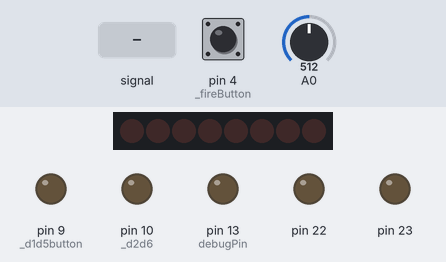
This sketch was run on a simulated Arduino Uno, built with avr-gcc and run on an emulated ATmega328P. Parts: 8 shift-register outputs drawn as a row of LEDs (first output left, lit = HIGH), output pins drawn as LEDs (lit = HIGH). Wiring (inferred from the names in the program): shift register (74HC595): data pin 8; shift clock pin 12. Wiring (inferred from the signals the program sends): row of LEDs: on Q0, Q1, Q2, Q3, Q4, Q5, Q6, Q7. The inputs (shaded band) are chosen by the test bench; at power-on: pin 4 (_fireButton) HIGH, A0 = 512. Sleep ends after the set time or at an interrupt; pins used as bus, display or sensor lines are not drawn.

Above: at 1.2 s.
1.3 s: A0 fed a 200 Hz sine of ±81 counts around its level
At 1.45 s:
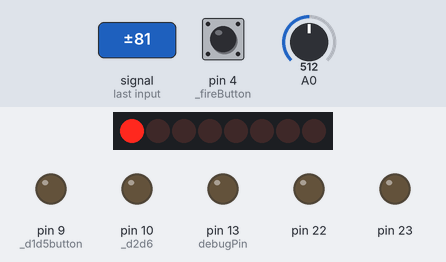
At 2.36 s:
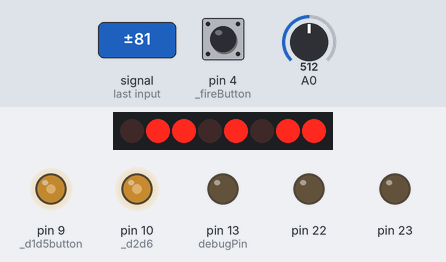
Timing chart, 0 to 2.3 s (numbered marks = the images above; inputs shaded):
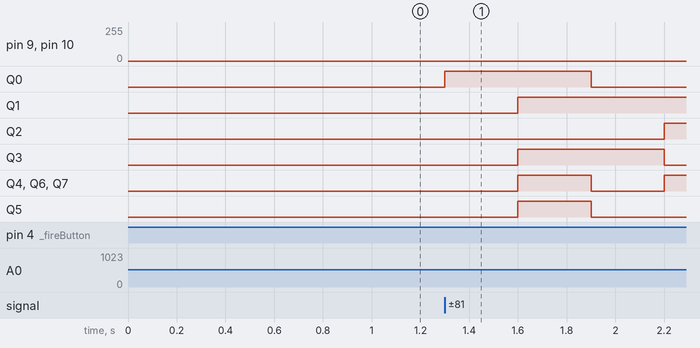

Measured:
- after the input at 1.3 s, Q0: LOW → HIGH at once, → LOW 0.60 s later; Q1: LOW → HIGH after 0.30 s; Q2: LOW → HIGH after 0.90 s; Q3: LOW → HIGH after 0.30 s, → LOW 0.60 s later; Q4, Q6, Q7: LOW → HIGH after 0.30 s, → LOW 0.30 s later, → HIGH 0.30 s later

The sketch:

SMSX-Paddle.ino
```cpp
/*****************************************************************************
 *   ___ __  __ _____  __  ___         _    _ _
 *  / __|  \/  / __\ \/ / | _ \__ _ __| |__| | |___
 *  \__ \ |\/| \__ \>  <  |  _/ _` / _` / _` | / -_)
 *  |___/_|  |_|___/_/\_\ |_| \__,_\__,_\__,_|_\___|
 *
 *  Daniel Jose Viana, august/september 2019 - danjovic@hotmail.com
 *
 *  This project implements a paddle control that can be used to play games
 *  on MSX computers and in Sega Master System video game consoles.
 *
 *  This code is released under GPL V2.0
 *
 *****************************************************************************
 * Pinout
 *
 * DE-9  SMS     MSX     ARDUINO   AVR
 *  1    D0/D4   DATA       8      PB0
 *  2    D1/D5   BUTTON     9      PB1
 *  3    D2/D6   -         10      PB2
 *  4    D3/D7   -         11      PB3
 *  5    +5V     +5V
 *  6    BUTTON  CLOCK      3      PD3/INT1
 *  7    -       -          -      -
 *  8    GND     START      2      PD2/INT0
 *  9    NIBBLE  GND       12      PB4
 *
 * Potentiometer           A5      PC0
 * Fire Button              4      PD4
 *
*/

///////////////////////////////////////////////////////////////////////////////
//  libraries
//
#include <avr/sleep.h>
#include <avr/power.h>
#include <avr/interrupt.h>

///////////////////////////////////////////////////////////////////////////////
//  Definitions
//
//#define DEBUG 1

#define debugPin 13


#define OUT_PORT PORTB
#define OUT_DDR  DDRB


#define _MSX 0
#define _SMS 1

#define _d0d4data       8  // PB0
#define _d1d5button     9  // PB1
#define _d2d6          10  // PB2
#define _d3d7          11  // PB3
#define _nibbleGND     12  // PB4

#define _buttonClock    3  // PD3/INT1
#define _gndStart       2  // PD2/INT0

#define _Potentiometer A0  // PC0
#define _fireButton     4  // PD4


///////////////////////////////////////////////////////////////////////////////
// Variables
//
uint8_t  hostSystem;
uint8_t  phase0,phase1;

static volatile uint16_t shiftRegister;


///////////////////////////////////////////////////////////////////////////////
//  ___      _
// / __| ___| |_ _  _ _ __
// \__ \/ -_)  _| || | '_ \
// |___/\___|\__|\_,_| .__/
//                   |_|
void setup() {
  // Initialize pins
  pinMode(_d0d4data  ,INPUT_PULLUP);
  pinMode(_d1d5button,INPUT_PULLUP);
  pinMode(_d2d6      ,INPUT_PULLUP);
  pinMode(_d3d7      ,INPUT_PULLUP);
  pinMode(_nibbleGND ,INPUT_PULLUP);

  pinMode(_buttonClock ,INPUT_PULLUP);
  pinMode(_fireButton  ,INPUT_PULLUP);

  // Initialize ADC
  init_adc();

  // Detect host system
  if (digitalRead(_nibbleGND ))  {
     hostSystem = _SMS;
     initializeSMS();
  } else {
     hostSystem = _MSX;
     initializeMSX();
  }

#ifdef DEBUG
  // Initialize Serial
  pinMode (debugPin,OUTPUT);
  digitalWrite (debugPin,LOW);
  Serial.begin(9600);
  if (hostSystem == _MSX)
     Serial.println("MSX");
  else
     Serial.println("SMS");
#endif


}


///////////////////////////////////////////////////////////////////////////////
//  _
// | |   ___  ___ _ __
// | |__/ _ \/ _ \ '_ \
// |____\___/\___/ .__/
//               |_|
//
void loop() {
  // run controller loop
  if (hostSystem == _MSX)
     doMsxArkanoid();
  else
    doSmsHpd200();
}


///////////////////////////////////////////////////////////////////////////////
//     ___                            ___             _   _
//    / __|___ _ __  _ __  ___ _ _   | __|  _ _ _  __| |_(_)___ _ _  ___
//   | (__/ _ \ '  \| '  \/ _ \ ' \  | _| || | ' \/ _|  _| / _ \ ' \(_-<
//    \___\___/_|_|_|_|_|_\___/_||_| |_| \_,_|_||_\__|\__|_\___/_||_/__/
//


///////////////////////////////////////////////////////////////////////////////
// Define logic levels at joystick port
inline void populateOuput(uint8_t portBits) {
  OUT_PORT = portBits;
  OUT_DDR  = ~portBits;
  }


///////////////////////////////////////////////////////////////////////////////
// put CPU to sleep
void go_sleep(void) {
  set_sleep_mode(SLEEP_MODE_IDLE);
  sleep_enable();         // Note: As Timer 0 is used by Arduino
  power_timer0_disable(); // housekeeping it should be turned off
  sleep_mode();           // otherwise it will wake up CPU and hassle
  sleep_disable();        // the interrupt mechanism used by this code
}


///////////////////////////////////////////////////////////////////////////////
// put ADC in free running mode
void init_adc(void) {
  ADCSRA = 0;             // clear ADCSRA register
  ADCSRB = 0;             // clear ADCSRB register
  ADMUX |= (0 & 0x07);    // set A0 analog input pin
  ADMUX |= (1 << REFS0);  // set reference voltage
  ADMUX |= (1 << ADLAR);  // left align ADC value to 8 bits from ADCH register

  // sampling rate is [ADC clock] / [prescaler] / [conversion clock cycles]
  // for Arduino Uno ADC clock is 16 MHz and a conversion takes 13 clock cycles
  ADCSRA |= (1<<ADPS2)|(0<<ADPS1)|(0<<ADPS0) ;  // 16 prescaler for 76.9 KHz

  ADCSRA |= (1 << ADATE); // enable auto trigger
//  ADCSRA |= (1 << ADIE);  // enable interrupts when measurement complete
  ADCSRA |= (1 << ADEN);  // enable ADC
  ADCSRA |= (1 << ADSC);  // start ADC measurements
}


///////////////////////////////////////////////////////////////////////////////
//    ___ __  __ ___                 _    _ _
//   / __|  \/  / __|  _ __  __ _ __| |__| | |___
//   \__ \ |\/| \__ \ | '_ \/ _` / _` / _` | / -_)
//   |___/_|  |_|___/ | .__/\__,_\__,_\__,_|_\___|
//                    |_|


///////////////////////////////////////////////////////////////////////////////
// Perform hardware initialization for SMS
void initializeSMS(void) {

	// Program Timer2 to generate one interrupt at each 62.5us
	cli(); // stop interrupts
	TCCR2A = 0; // set entire TCCR2A register to 0
	TCCR2B = 0; // same for TCCR2B
	TCNT2  = 0; // initialize counter value to 0
	// set compare match register for 16000 Hz increments
    OCR2A = 124; // = 16000000 / (8 * 16000) - 1
    // turn on CTC mode
    TCCR2A |= (1 << WGM21);
    // Set CS22, CS21 and CS20 bits for 8 prescaler
    TCCR2B |= (0 << CS22) | (1 << CS21) | (0 << CS20);

	// Enable Timer2 compare interrupt
    TIMSK2 |= (1 << OCIE2A);

    // Enable interrupts
    sei();
	}

///////////////////////////////////////////////////////////////////////////////
// Run SMS paddle emulation
void doSmsHpd200(void) {
    uint8_t tempADC;

	// phase 0, less significant bits
	populateOuput(phase0);


   if (digitalRead(_fireButton)) {
    pinMode(_buttonClock,INPUT_PULLUP);
    } else {
        digitalWrite(_buttonClock,LOW);
        pinMode(_buttonClock,OUTPUT);
      }


	go_sleep();

	// phase 1, most significant bits
	populateOuput(phase1);
	if (ADCSRA & (1<<ADIF)) { // New ADC sample ready?
		tempADC = ADCH;
		ADCSRA |= (1 << ADIF); // clear flag
		phase0 = (tempADC & 0x0f); // bits 0..3->D0..D3, bit 4=0
		phase1 = ( (tempADC>>4) | (1<<4)); // bits 0..3->D4..D7, bit 4=1
#ifdef DEBUG
   digitalWrite(debugPin,HIGH);
   digitalWrite(debugPin,LOW);
#endif
		}

	go_sleep();
}


///////////////////////////////////////////////////////////////////////////////
// Timer 2 overflow interrupt, Used by SMS
ISR(TIMER2_COMPA_vect){
   // Do nothing, just wake CPU
}

//////////////////////////// End of SMS specific code /////////////////////////


///////////////////////////////////////////////////////////////////////////////
//    __  __ _____  __                _    _ _
//   |  \/  / __\ \/ /  _ __  __ _ __| |__| | |___
//   | |\/| \__ \>  <  | '_ \/ _` / _` / _` | / -_)
//   |_|  |_|___/_/\_\ | .__/\__,_\__,_\__,_|_\___|
//                     |_|

///////////////////////////////////////////////////////////////////
// Perform hardware initialization for MSX
void initializeMSX(void) {
	  // program  External Interrupt(s) initialization

	  cli();

    // Enable external interrupts
	  EIMSK = (1<<INT0)|(1<<INT1);

    // trigger on rising edges for interrupt 0 (start pulse)
    // trigger on falling edge for interrupt 1 (clock)
	 EICRA = (1<<ISC11)|(0<<ISC10)|(1<<ISC01)|(1<<ISC00) ;

    // clear any pending interrupts
    EIFR =  (1<<INTF0)|(1<<INTF1);

    sei();


}


///////////////////////////////////////////////////////////////////
// Run MSX paddle emulation
void      doMsxArkanoid(void) {
	go_sleep();	// do nothing, everything happens at interrupts
}


///////////////////////////////////////////////////////////////////////////////
// External Interrupt driven by pulse pin (8)
ISR(INT0_vect) { // Used by MSX

   // Read potentiometer
   while (!(ADCSRA & (1<<ADIF)) );  // New ADC sample ready ?
    shiftRegister = ADC;
    ADCSRA |= (1 << ADIF); // clear flag


   //let MSB ready at output pin (1)
   if (shiftRegister & (1<<15)) {
    pinMode(_d0d4data,INPUT_PULLUP);
    } else {
        digitalWrite(_d0d4data,LOW);
        pinMode(_d0d4data,OUTPUT);
      }
   // and let next bit ready
   shiftRegister<<=1;

   // sample fire button and update output pin (2)
   if (digitalRead(_fireButton)) {
    pinMode(_d1d5button,INPUT_PULLUP);
    } else {
        digitalWrite(_d1d5button,LOW);
        pinMode(_d1d5button,OUTPUT);
      }

}


///////////////////////////////////////////////////////////////////////////////
// External Interrupt driven by Clock pin (6)
ISR(INT1_vect) {

   if (shiftRegister & (1<<15) ){

      OUT_DDR  &= ~(1<<0); // data on bit 0
      OUT_PORT |= (1<<0);
    } else {
      OUT_PORT  &= ~(1<<0);
      OUT_DDR |= (1<<0);
      }

   // shift regiter was pre-shifted
   digitalWrite(debugPin,HIGH);
   digitalWrite(debugPin,LOW);

    // pre-shift next bit
    shiftRegister<<=1;


}

//////////////////////////// End of MSX specific code /////////////////////////
```
